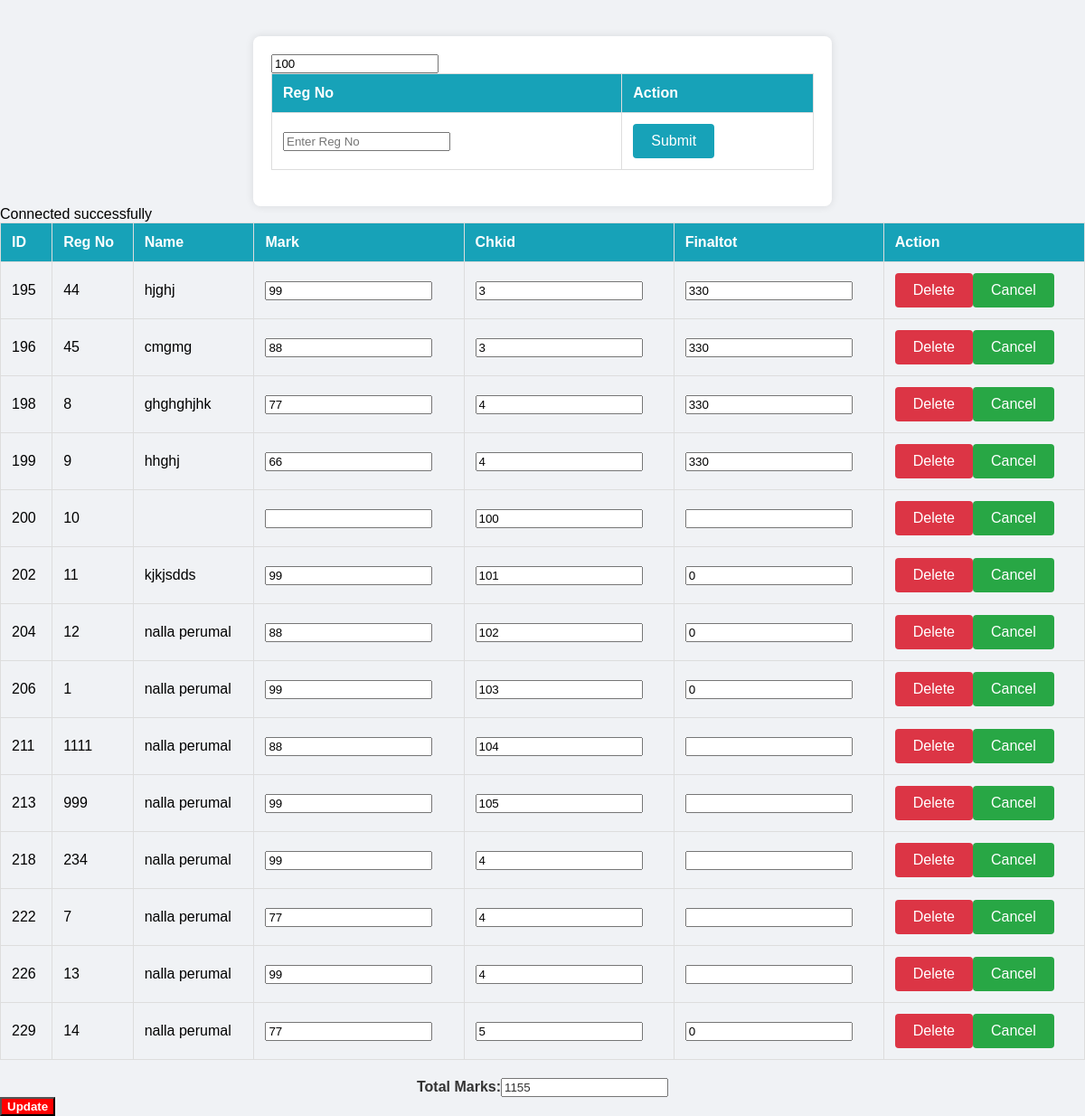
Screenshot of /chk1.php with the database file from the repository.
### tables this page shows
CREATE TABLE `student` (
  `id` int(10) UNSIGNED NOT NULL,
  `regno` int(20) DEFAULT NULL,
  `name` varchar(100) DEFAULT NULL,
  `address` varchar(255) DEFAULT NULL,
  `mark` int(11) DEFAULT NULL,
  `chkid` int(11) DEFAULT NULL,
  `finaltot` int(11) DEFAULT NULL
);

### chk1.php (the view, shortened to what this page needs)
<!DOCTYPE html>
<html lang="en">
<head>
</head>
<body>
<div class="container">
    <form id="studentForm" action="#" method="post">
        <input type="text" name="re" value="100" placeholder="Enter Reg No">
        <table id="studentTable">
            <thead>
                <tr>
                    <th style="background-color: #17a2b8; color: #fff;">Reg No</th>
                    <th style="background-color: #17a2b8; color: #fff;">Action</th>
                </tr>
            </thead>
            <tbody>
                <tr>
                    <td><input type="text" name="regno[]" placeholder="Enter Reg No"></td>
                    <td><button type="submit" class="btn btn-info">Submit</button></td>
                </tr>
            </tbody>
        </table>
    </form>
</div>
<?php
include('connect.php');
$totalMarks = 0;
$sql = "SELECT * FROM student";
$stmt = $con->prepare($sql);
$stmt->execute();
if ($stmt->rowCount() > 0) {
    echo "<form method='post' id='updateForm'>";
    echo "<table>";
    echo "<tr>";
    echo "<th style='background-color: #17a2b8; color: #fff;'>ID</th>";
    echo "<th style='background-color: #17a2b8; color: #fff;'>Reg No</th>";
    echo "<th style='background-color: #17a2b8; color: #fff;'>Name</th>";
    echo "<th style='background-color: #17a2b8; color: #fff;'>Mark</th>";
    echo "<th style='background-color: #17a2b8; color: #fff;'>Chkid</th>";
    echo "<th style='background-color: #17a2b8; color: #fff;'>Finaltot</th>";
    echo "<th style='background-color: #17a2b8; color: #fff;'>Action</th>";
    echo "</tr>";
    while ($row = $stmt->fetch(PDO::FETCH_ASSOC)) {
        echo "<tr>";
        echo "<td><input type='hidden' name='id[]' value='" . $row['id'] . "'>" . $row['id'] . "</td>";
        echo "<td>" . $row['regno'] . "</td>";
        echo "<td>" . $row['name'] . "</td>";
        echo "<td><input type='text' class='mark-input' value='" . $row['mark'] . "' readonly></td>";
        echo "<td><input type='text' name='chkid[]' class='chkid-input' value='" . $row['chkid'] . "'></td>";
        echo "<td><input type='text' name='finaltot[]' class='finaltot-input' value='" . $row['finaltot'] . "' readonly></td>";
        echo "<td>";
        echo "<button type='submit' class='remove-btn btn btn-danger' name='delete' value='" . $row['regno'] . "'>Delete</button>";
        echo "<button type='submit' class='cancel-btn btn btn-success' name='cancel' value='" . $row['regno'] . "'>Cancel</button>";
        echo "</td>";
        echo "</tr>";
        $totalMarks += $row['mark'];
    }
    echo "</table>";
    echo "<div id='totalMarks'>";
    echo "<div style='text-align: center;'>";
    echo "<label for='totalMarksInput' style='color: #333;'><b>Total Marks:</b></label>";
    echo "<input type='text' id='totalMarksInput' name='totalMarks' value='" . $totalMarks . "' style='color: #333;'>";
    echo "</div>";
    echo "</div>";
    echo "<div class='form-control'>";
    echo "<button type='submit' form='updateForm' name='update' style='background-color: red; color: white;'><b>Update</b></button>";
    echo "</div>";
    echo "</form>";
} else {
    echo "<p style='text-align: center; color: red;'>No data found for the provided range of registration numbers.</p>";
}
?>
</body>
</html>

### connect.php (shortened to what this page needs)
<?php
try {
    echo "Connected successfully";
}
catch(PDOException $e) {
    echo "Connection failed: " . $e->getMessage();
}
?>

### chk1.php (style rules this page uses)
body { font-family: Arial, sans-serif; background-color: #f0f2f5; margin: 0; padding: 0; }
.container { max-width: 600px; padding: 20px; margin: auto; background-color: #fff; box-shadow: 0 0 10px rgba(0, 0, 0, 0.1); border-radius: 8px; margin-top: 40px; }
table { width: 100%; border-collapse: collapse; margin-bottom: 20px; }
table, th, td { border: 1px solid #ddd; }
th, td { padding: 12px; text-align: left; }
th { background-color: #f4f4f4; }
.btn { padding: 10px 20px; border: none; border-radius: 4px; cursor: pointer; font-size: 16px; }
.btn-success { background-color: #28a745; color: #fff; }
.btn-info { background-color: #17a2b8; color: #fff; }
.btn-danger { background-color: #dc3545; color: #fff; }

### rows the page displays
student: id "195", regno "44", name "hjghj", mark "99", chkid "3", finaltot "330"
student: id "196", regno "45", name "cmgmg", mark "88", chkid "3", finaltot "330"
student: id "198", regno "8", name "ghghghjhk", mark "77", chkid "4", finaltot "330"
student: id "199", regno "9", name "hhghj", mark "66", chkid "4", finaltot "330"
student: id "200", regno "10", chkid "100"
student: id "202", regno "11", name "kjkjsdds", mark "99", chkid "101", finaltot "0"
student: id "204", regno "12", name "nalla perumal", mark "88", chkid "102", finaltot "0"
student: id "206", regno "1", name "nalla perumal", mark "99", chkid "103", finaltot "0"
student: id "211", regno "1111", name "nalla perumal", mark "88", chkid "104"
student: id "213", regno "999", name "nalla perumal", mark "99", chkid "105"
student: id "218", regno "234", name "nalla perumal", mark "99", chkid "4"
student: id "222", regno "7", name "nalla perumal", mark "77", chkid "4"
student: id "226", regno "13", name "nalla perumal", mark "99", chkid "4"
student: id "229", regno "14", name "nalla perumal", mark "77", chkid "5", finaltot "0"
